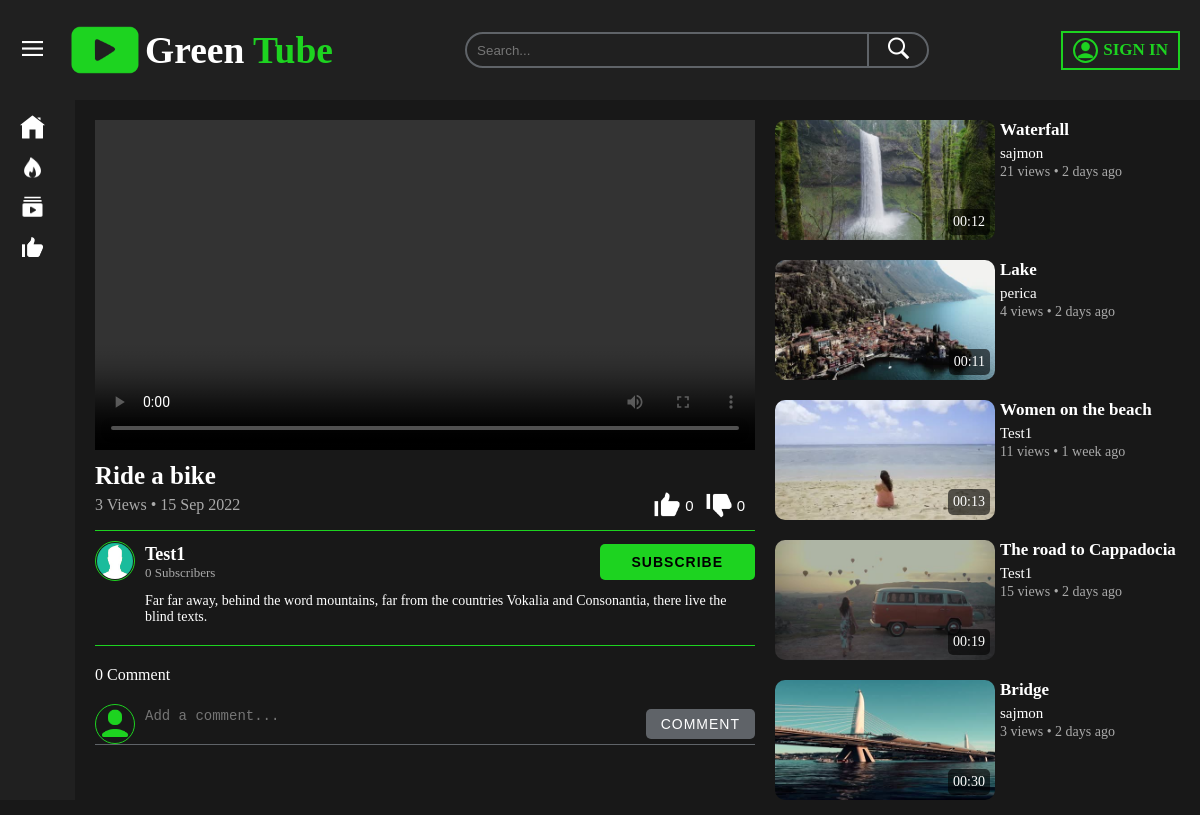
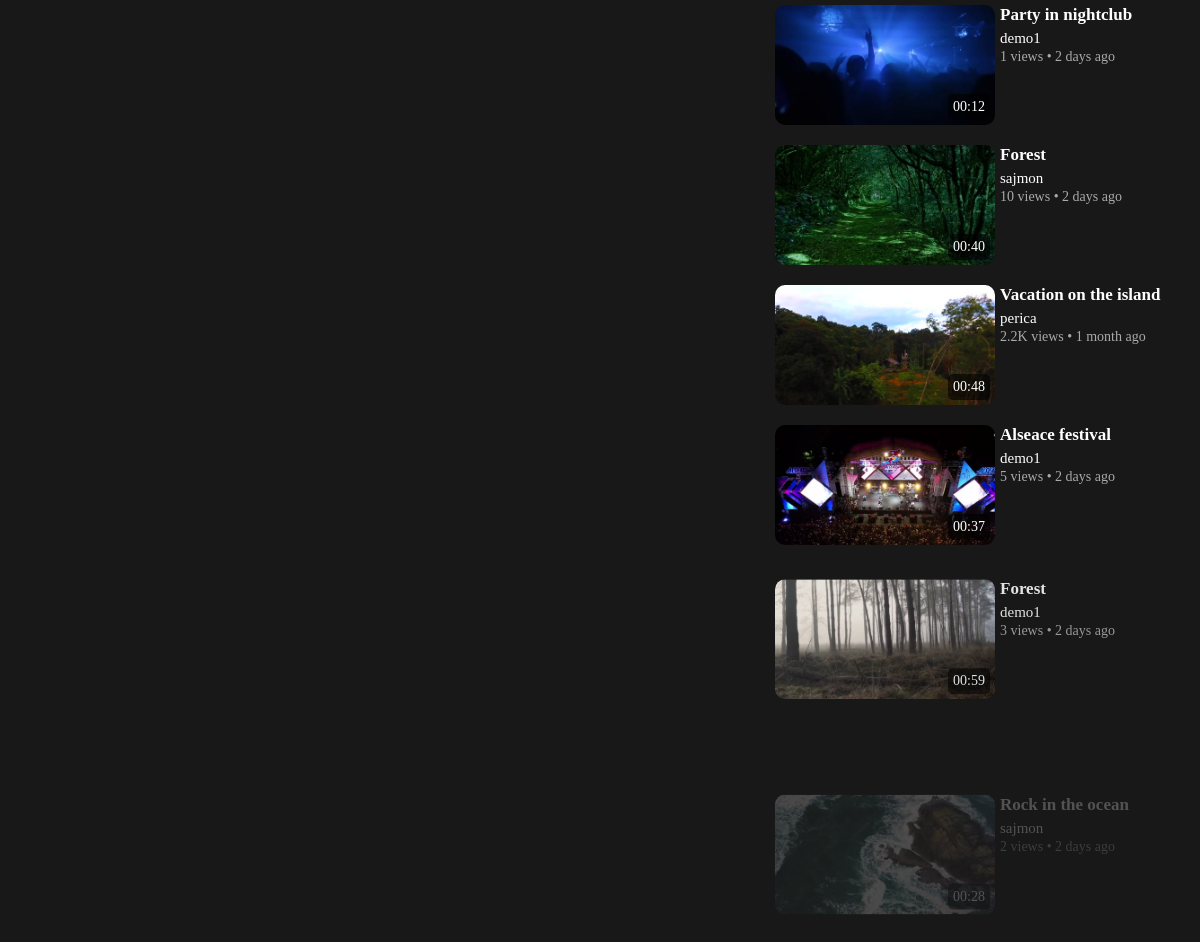
Page /watch/17 on the committed database (2 pictures, top to bottom).
### tables this page shows
CREATE TABLE IF NOT EXISTS `videos` (
  `videoId` int(11) NOT NULL AUTO_INCREMENT,
  `uploadedBy` int(11) NOT NULL,
  `title` varchar(250) NOT NULL,
  `description` text NOT NULL,
  `category` int(11) NOT NULL,
  `privacy` int(11) NOT NULL,
  `comments` int(11) NOT NULL,
  `filePath` varchar(250) NOT NULL,
  `uploadDate` datetime NOT NULL,
  `views` int(11) NOT NULL DEFAULT '0',
  `duration` varchar(10) DEFAULT NULL,
  PRIMARY KEY (`videoId`)
);

CREATE TABLE IF NOT EXISTS `users` (
  `userId` int(11) NOT NULL AUTO_INCREMENT,
  `firstName` varchar(25) NOT NULL,
  `lastName` varchar(25) NOT NULL,
  `username` varchar(25) NOT NULL,
  `email` varchar(150) NOT NULL,
  `password` varchar(255) NOT NULL,
  `signUpDate` datetime NOT NULL,
  `profilePic` text NOT NULL,
  `coverPic` text NOT NULL,
  `channelDesc` text,
  PRIMARY KEY (`userId`)
);

CREATE TABLE IF NOT EXISTS `thumbnails` (
  `id` int(11) NOT NULL AUTO_INCREMENT,
  `videoId` int(11) NOT NULL,
  `filePath` varchar(250) NOT NULL,
  `selected` int(11) NOT NULL,
  PRIMARY KEY (`id`)
);

### app/controllers/Watch.php (called while the page is built, shortened)
<?php
class Watch extends Controller
{
	private $videoModel;
	private $tagModel;
	private $userModel;
	private $likeModel;
	private $dislikeModel;
	private $subscriberModel;
	private $commentModel;
	public function __construct()
	{
	    $this->videoModel = $this->model('Video');
	    $this->tagModel = $this->model('Tag');
	    $this->userModel = $this->model('User');
	    $this->likeModel = $this->model('Like');
	    $this->dislikeModel = $this->model('Dislike');
	    $this->subscriberModel = $this->model('Subscriber');
	    $this->commentModel = $this->model('Comment');
	}
	public function index($videoId)
	{
		$this->videoModel->updateViews($videoId);
		$video = $this->videoModel->getVideoById($videoId);
		$tags = $this->tagModel->getTagsByVideoId($videoId);
		$user = $this->userModel->getUserDataById($video->uploadedBy);
		$videosByCat = $this->videoModel->getVideosByCategory($video->category, $video->videoId);
		$likes = $this->likeModel->getLikes($videoId)->likeCount;
		$dislikes = $this->dislikeModel->getDislikes($videoId)->dislikeCount;
		$wasLikedVideo = $this->likeModel->wasLikedBy($_SESSION['user_id'] ?? null, $videoId);
		$wasDislikedVideo = $this->dislikeModel->wasVideoDislikedBy($_SESSION['user_id'] ?? null, $videoId);
		$subsCount = $this->subscriberModel->getSubscriberCount($user->userId);
		$isSubscribedTo = $this->subscriberModel->isSubscribedTo($user->userId, $_SESSION['user_id'] ?? null);
		$isMyVideo = (($_SESSION['user_id'] ?? null) === $user->userId) ? true : false;
		$subs = $this->subscriberModel->getSubscriptions();
		$numOfComm = $this->commentModel->getNumberOfComments($video->videoId);
		$comments = $this->commentModel->getAllVideoComments($video->videoId);
		$comms = array_map(function($el){
			$comLikes = $this->likeModel->getCommentLikes($el->commentId);
			$comDislikes = $this->dislikeModel->getCommentDislikes($el->commentId);
			$numReplises = $this->commentModel->getNumberOfReplies($el->commentId);
			$wasLikedComm = $this->likeModel->wasCommLikedBy($_SESSION['user_id'] ?? null, $el->commentId);
			$wasDislikedComm = $this->dislikeModel->wasCommDislikedBy($_SESSION['user_id'] ?? null, $el->commentId);
			return [
				'com' => $el,
				'likes' => $comLikes,
				'dislikes' => $comDislikes,
				'replies' => $numReplises,
				'wasLiked' => $wasLikedComm,
				'wasDisliked' => $wasDislikedComm
			];
		}, $comments);
		$data = [
			'title' => $video->title . ' - ' . SITENAME,
			'video' => $video,
			'tags' => $tags,
			'user' => $user,
			'catVideos' => $videosByCat,
			'likes' => $likes,
			'dislikes' => $dislikes,
			'wasLikedVideo' => $wasLikedVideo,
			'wasDislikedVideo' => $wasDislikedVideo,
			'subsCount' => $subsCount,
			'isSubscribedTo' => $isSubscribedTo,
			'isMyVideo' => $isMyVideo,
			'subs' => $subs,
			'totalComm' => $numOfComm,
			'comments' => $comms
		];
	    $this->view('watch/index', $data);
	}
}
 ?>

### app/core/Core.php (called while the page is built, shortened)
<?php
class Core
{
    protected $currentMethod = 'index';
    public function __construct()
    {
       $url = $this->getUrl();
       if (isset($url[0]) && file_exists('../app/controllers/' . ucwords($url[0]). '.php')) {
            unset($url[0]);
        }
        $this->currentController = new $this->currentController;
        $this->params = $url ? array_values($url) : [];
        call_user_func_array([$this->currentController,$this->currentMethod], $this->params);
    }
    public function getUrl()
    {
        if (isset($_GET['url'])) {
            $url = rtrim($_GET['url'], '/');
            $url = filter_var($url, FILTER_SANITIZE_URL);
            $url = explode('/', $url);
            return $url;
        }
    }
}
 ?>

### public/index.php (called while the page is built, shortened)
<?php
$init = new Core();
 ?>

### app/core/Database.php (called while the page is built, shortened)
<?php
class Database
{
    private $host = DB_HOST;
    private $user = DB_USER;
    private $pass = DB_PASS;
    private $dbname = DB_NAME;
    private $dbh;
    private $stmt;
    public function __construct()
    {
        $dsn = 'mysql:host=' . $this->host . ';dbname=' . $this->dbname;
        $options = [
        	PDO::ATTR_PERSISTENT => true,
        	PDO::ATTR_ERRMODE => PDO::ERRMODE_EXCEPTION
        ];
        try{
        	$this->dbh = new PDO($dsn, $this->user, $this->pass, $options);
        } catch (PDOException $e){
        	$this->error = $e->getMessage();
        	echo $this->error;
        }
    }
    public function query($sql)
    {
        $this->stmt = $this->dbh->prepare($sql);
    }
    public function bind($param, $value, $type = null)
    {
     	if (is_null($type))
     	{
     	   	switch (true)
     	   	{
     	   		case is_int($value):
     	   			$type = PDO::PARAM_INT;
     	   			break;
     	   		case is_null($value):
     	   			$type = PDO::PARAM_NULL;
     	   			break;
     	   		default:
     	   			$type = PDO::PARAM_STR;
     	   	}
     	}
     	$this->stmt->bindValue($param, $value, $type);
    }
    public function execute()
    {
        return $this->stmt->execute();
    }
    public function resultSet()
    {
        $this->execute();
        return $this->stmt->fetchAll(PDO::FETCH_OBJ);
    }
    public function single()
    {
        $this->execute();
        return $this->stmt->fetch(PDO::FETCH_OBJ);
    }
}
 ?>

### app/models/Video.php (called while the page is built, shortened)
<?php
class Video
{
	private $db;
  	public function __construct()
	{
		$this->db = new Database;
	}
	public function getVideoById($id)
	{
	    $this->db->query("SELECT * FROM videos WHERE videoId = :videoId");
	    $this->db->bind(':videoId', $id);
	    return $this->db->single();
	}
	public function updateViews($id)
	{
	    $this->db->query("UPDATE videos SET views = views + 1 WHERE videoId = :videoId");
	    $this->db->bind(':videoId', $id);
	    $this->db->execute();
	}
	public function getVideosByCategory($catId, $videoId)
	{
	    $this->db->query("SELECT v.videoId, v.title, v.filePath as videoPath, v.uploadDate, v.views, v.duration, t.filePath as thumbPath, u.username FROM videos as v inner join thumbnails as t on v.videoId = t.videoId and t.selected = 1 inner join users as u on v.uploadedBy = u.userId WHERE v.privacy = 0 AND v.category = :catId AND v.videoId != :videoId ORDER BY RAND() LIMIT 20");
	    $this->db->bind(':catId', $catId);
	    $this->db->bind(':videoId', $videoId);
	    return $this->db->resultSet();
	}
}
 ?>

### app/core/Formater.php (called while the page is built)
<?php
class Formater
{
	public static function getFormattedNumber($value, $locale = 'en_US'){
		$style = NumberFormatter::PADDING_POSITION;
		$formatter = new NumberFormatter($locale, $style);
		return $formatter->format($value);
	}
	public static function timeAgo($datetime, $full = false) {
		$now = new DateTime;
		$ago = new DateTime($datetime);
		$diff = $now->diff($ago);
		$diff->w = floor($diff->d / 7);
		$diff->d -= $diff->w * 7;
		$string = [
		    'y' => 'year',
		    'm' => 'month',
		    'w' => 'week',
		    'd' => 'day',
		    'h' => 'hour',
		    'i' => 'minute',
		    's' => 'second',
		];
		foreach ($string as $k => &$v) {
		    if ($diff->$k) {
		        $v = $diff->$k . ' ' . $v . ($diff->$k > 1 ? 's' : '');
		    } else {
		        unset($string[$k]);
		    }
		}
		if (!$full) $string = array_slice($string, 0, 1);
		return $string ? implode(', ', $string) . ' ago' : 'just now';
	}
	public static function numberFormat($number)
	{
		return number_format($number, 0, ",", ",");
	}
	public static function dateFormat($date)
	{
		return date("j M Y", strtotime($date));
	}
}
?>

### app/models/User.php (called while the page is built, shortened)
<?php
class User
{
	private $db;
  public function __construct()
  {
      $this->db = new Database;
  }
	public function getUserDataById($id)
	{
	    $this->db->query("SELECT userId, firstName, lastName, username,email, signUpDate, profilePic, coverPic, channelDesc FROM users WHERE userId = :userId");
	    $this->db->bind(':userId', $id);
	    return $this->db->single();
	}
}
 ?>

### app/helpers/helpers.php (called while the page is built, shortened)
<?php
function isLoggedIn(){
		return (isset($_SESSION['user_id'])) ? true : false;
}

### app/views/watch/index.php (the view, shortened to what this page needs)
<main class="content">
  <div class="videoContent">
    <div class="playVideo">
      <video controls autoplay>
        <source src="<?= URLROOT . '/' . $data['video']->filePath; ?>" type="video/mp4">
      </video>
      <div class="videoInfo">
        <h1><?= $data['video']->title; ?></h1>
        <div class="videoInfoBottom">
          <p class="viewCount"><?= Formater::numberFormat($data['video']->views); ?> Views &bull; <?= Formater::dateFormat($data['video']->uploadDate); ?></p>
          <div class="controls">
            <button data-videoid="<?= $data['video']->videoId; ?>" class="likeBtn videoLike" title="I like this">
              <?php if($data['wasLikedVideo']) : ?>
                <img src="<?= URLROOT; ?>/assets/images/icons/like-active.png" alt="like button">
              <?php else: ?>
                <img src="<?= URLROOT; ?>/assets/images/icons/like.png" alt="like button">
              <?php endif; ?>
              <span class="btnText"><?= $data['likes']; ?></span>
            </button>
            <button data-videoid="<?= $data['video']->videoId; ?>" class="dislikeBtn videoDislike" title="I dislike this">
              <?php if($data['wasDislikedVideo']) : ?>
                <img src="<?= URLROOT; ?>/assets/images/icons/dislike-active.png" alt="dislike button">
              <?php else: ?>
                <img src="<?= URLROOT; ?>/assets/images/icons/dislike.png" alt="dislike button">
              <?php endif; ?>
              <span class="btnText"><?= $data['dislikes']; ?></span>
            </button>
          </div>
        </div>
      </div>
      <hr>
      <div class="publisher">
        <a href="<?= URLROOT; ?>/profiles/<?= $data['user']->username; ?>">
          <img class="profilePicture" src=" <?= URLROOT . $data['user']->profilePic; ?>" alt="user">
        </a>
        <div>
          <a href="<?= URLROOT; ?>/profiles/<?= $data['user']->username; ?>">
            <p><?= $data['user']->username; ?></p>
          </a>
          <span><?= Formater::getFormattedNumber($data['subsCount']); ?> Subscribers</span>
        </div>
        <?php if($data['isMyVideo']): ?>
          <a href="<?= URLROOT . '/editVideos/' . $data['video']->videoId; ?>">
            <button class="editBtn">Edit</button>
          </a>
        <?php else: ?>
          <button data-subId="<?= $data['user']->userId; ?>" class="subscribeBtn <?= (($data['isSubscribedTo']) ? 'unsubscribe' : 'subscribe'); ?>"><?= (($data['isSubscribedTo']) ? 'Subscribed' : 'Subscribe'); ?></button>
        <?php endif; ?>
      </div>
      <div class="videoDescription">
        <?= $data['video']->description; ?>
      </div>
      <hr>
      <?php if ($data['video']->comments) : ?>
        <div class="commentSection">
          <div class="commentHeader">
            <div class="commentCount">
              <p><?= $data['totalComm']; ?> <?= ($data['totalComm'] > 1 ? 'Comments' : 'Comment'); ?></p>
            </div>
            <div class="commentForm">
              <?php if (isLoggedIn()) : ?>
                <a href="<?= URLROOT; ?>/profiles/<?= $_SESSION['username']; ?>">
                  <img class="profilePicture" src="<?= URLROOT . $_SESSION['profile_pic']; ?>" alt="user">
                </a>
              <?php else: ?>
                <img class="profilePicture" src="<?= URLROOT; ?>/assets/images/icons/user.png" alt="user">
              <?php endif; ?>
              <textarea class="commentBody" placeholder="Add a comment..."></textarea>
              <button data-videoid="<?= $data['video']->videoId; ?>" class="postComment">Comment</button>
            </div>
          </div>
        </div>
      <?php else: ?>
        <div class="commentsOff">
          <p>Comments are turned off.</p>
        </div>
      <?php endif; ?>
    </div>
    <aside class="suggestions">
      <?php foreach($data['catVideos'] as $catVideo) : ?>
        <div class="videoItem">
          <a href="<?= URLROOT; ?>/watch/<?= $catVideo->videoId; ?>">
            <div class="videoThumbnail">
              <video muted class="videoPlay" poster="<?= URLROOT . '/' . $catVideo->thumbPath; ?>">
                <source src="<?= URLROOT . '/' . $catVideo->videoPath; ?>" type="video/mp4">
              </video>
              <div class="duration">
                <span><?= $catVideo->duration; ?></span>
              </div>
            </div>
          </a>
          <div class="videoDetails">
            <a class="videoTitle" href="<?= URLROOT; ?>/watch/<?= $catVideo->videoId; ?>"><?= $catVideo->title; ?></a>
            <a class="videoChannel" href="<?= URLROOT; ?>/profiles/<?= $catVideo->username; ?>"><?= $catVideo->username; ?></a>
            <p><?= Formater::getFormattedNumber($catVideo->views); ?> views &bull; <?= Formater::timeAgo($catVideo->uploadDate); ?></p>
          </div>
        </div>
      <?php endforeach; ?>
    </aside>
  </div>
</main>

### rows in the picture
videos: title "Ride a bike", views "3", uploadDate "15 Sep 2022", description "Far far away, behind the word mountains, far from the countries Vokalia and Consonantia, there live the blind texts."
users: profilePic (picture), username "Test1"
videos: duration "00:12", title "Waterfall", users.username "sajmon", views "21", uploadDate "2 days ago"
videos: duration "00:11", title "Lake", users.username "perica", views "4", uploadDate "2 days ago"
videos: duration "00:13", title "Women on the beach", users.username "Test1", views "11", uploadDate "1 week ago"
videos: duration "00:19", title "The road to Cappadocia", users.username "Test1", views "15", uploadDate "2 days ago"
videos: duration "00:30", title "Bridge", users.username "sajmon", views "3", uploadDate "2 days ago"
videos: duration "00:12", title "Party in nightclub", users.username "demo1", views "1", uploadDate "2 days ago"
videos: duration "00:40", title "Forest", users.username "sajmon", views "10", uploadDate "2 days ago"
videos: duration "00:48", title "Vacation on the island", users.username "perica", views "2.2K", uploadDate "1 month ago"
videos: duration "00:37", title "Alseace festival", users.username "demo1", views "5", uploadDate "2 days ago"
videos: duration "00:59", title "Forest", users.username "demo1", views "3", uploadDate "2 days ago"
videos: duration "00:28", title "Rock in the ocean", users.username "sajmon", views "2", uploadDate "2 days ago"

### other values in the picture
$data['likes'] "0"
$data['dislikes'] "0"
Formater::getFormattedNumber($data['subsCount']) "0"
$data['totalComm'] "0"
